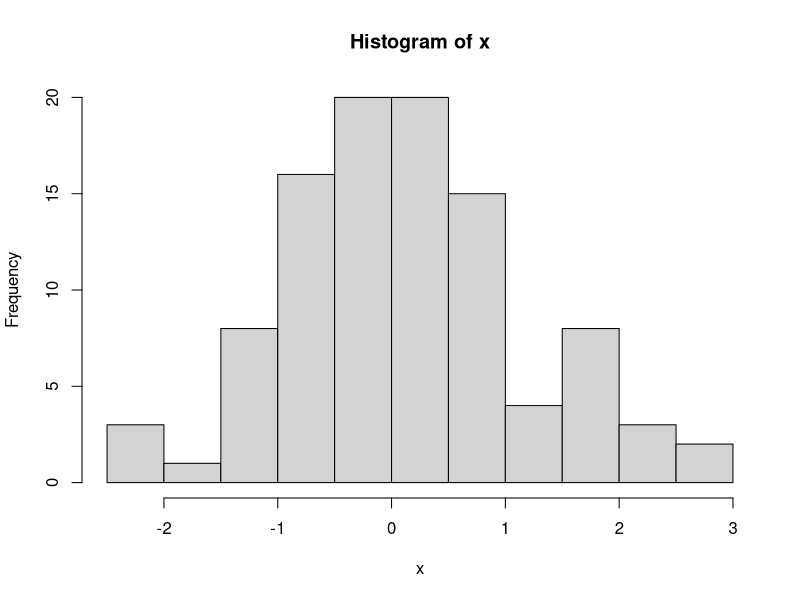
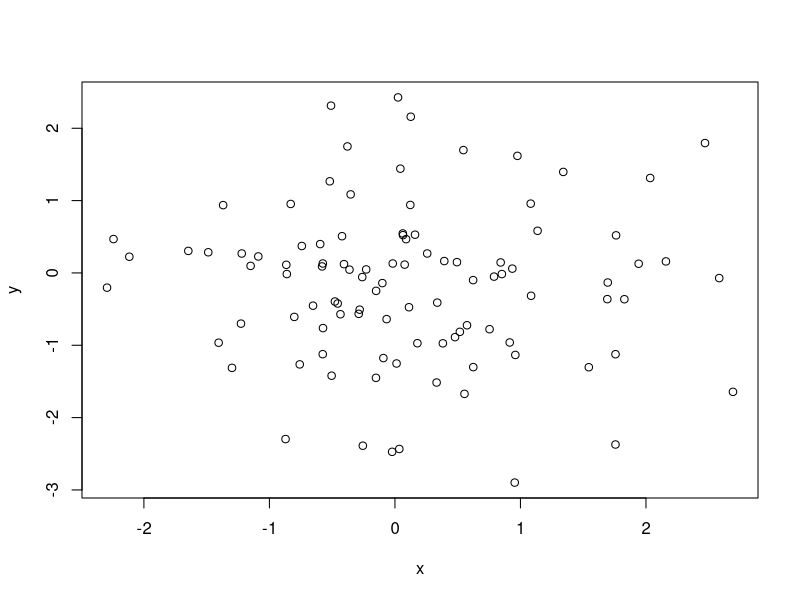
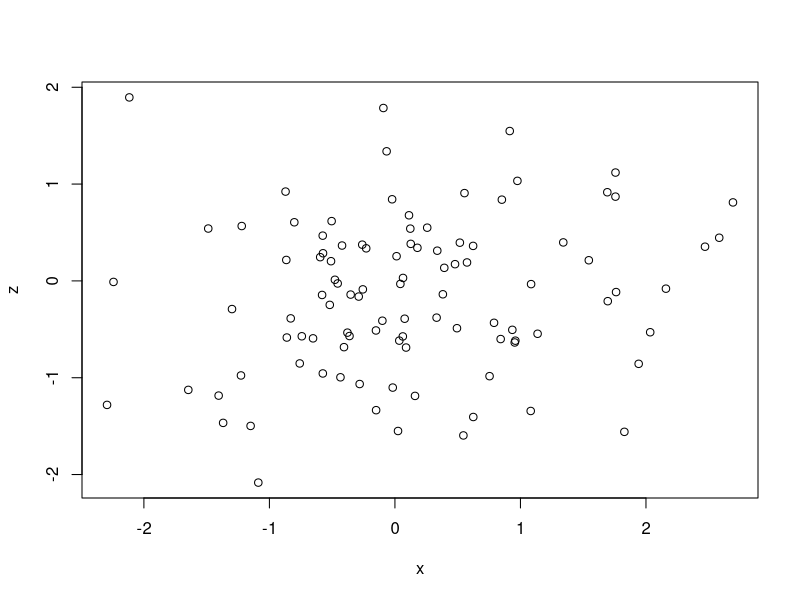
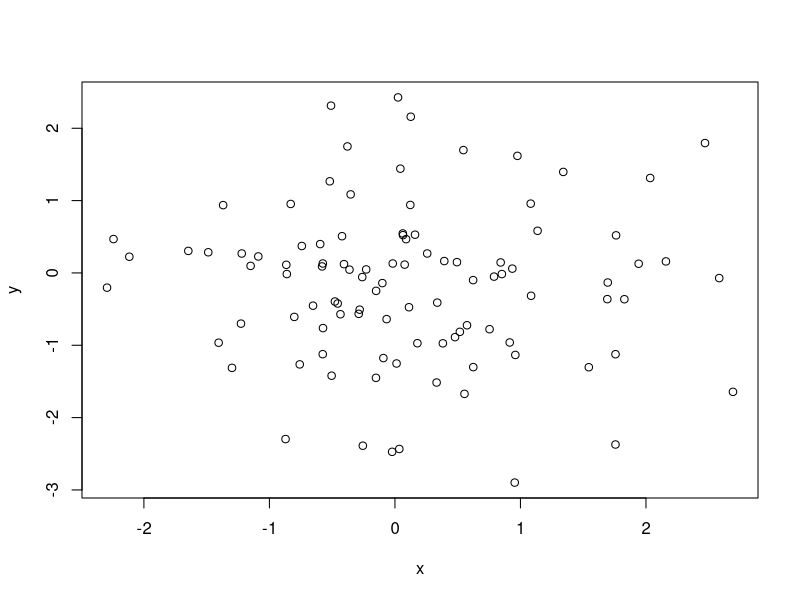
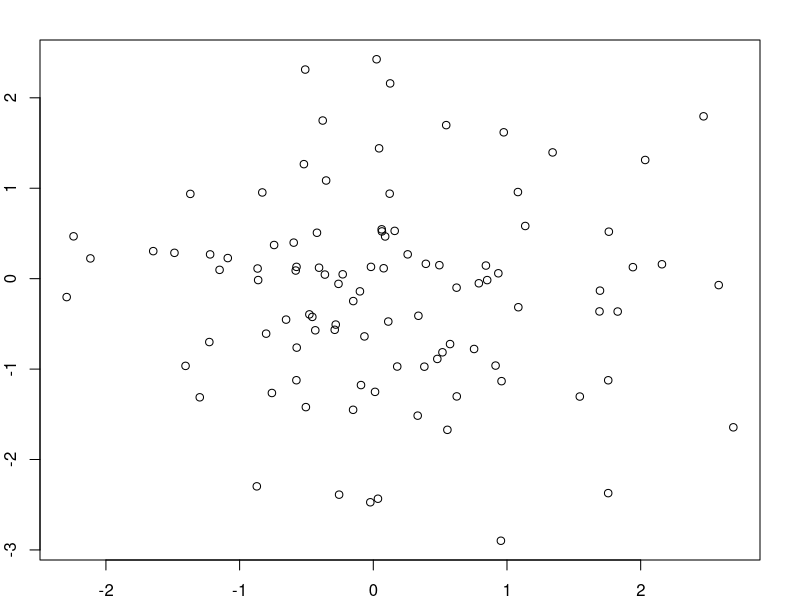
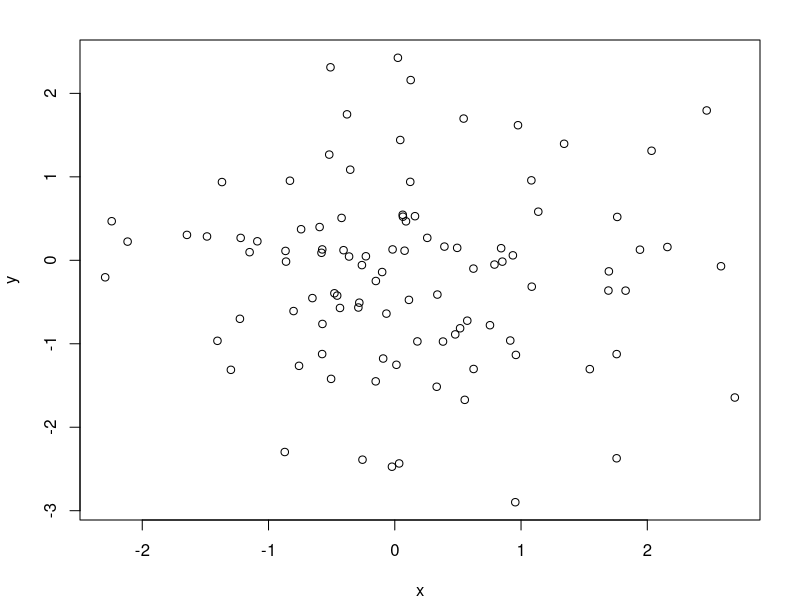
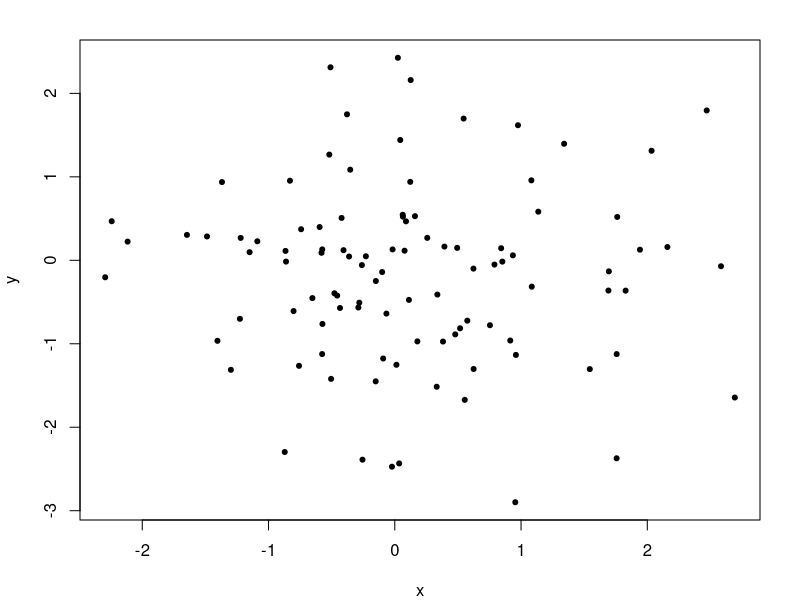
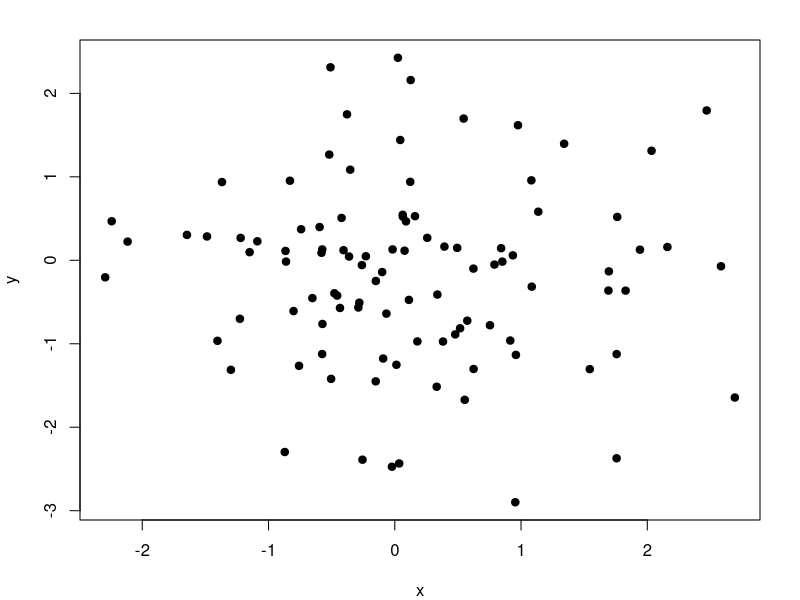

The R script that drew these images, in order:
x<-rnorm(100)
hist(x)
y<-rnorm(100)
plot(x, y)
z<-rnorm(100)
plot(x, z)
plot(x, y)
par(mar=c(2,2,2,2))
plot(x, y)

par(mar=c(4,4,2,2))
plot(x, y)

plot(x, y, pch=20)
plot(x, y, pch=19)
plot(x, y, pch=2)
plot(x, y, pch=3)
plot(x, y, pch=4)

 


plot(x, y, pchShow=20)
title("Scattertplot")
text(-2,-2,"Label")
legend("topleft",legend="Data",pch=20)
fit<-lm(y~x)
abline(fit)

abline(fit,lwd=3)
abline(fit,lwd=3,col="blue")

plot(x, y, xlab="Weight",ylab="Height",main="Scatterplot", pch=20)
legend("topright",legend="Data",pch=20)
fit<-lm(y~x)
abline(fit,lwd=3,col="red")

# dividir la pantalla en varios graficos
 
z<-rpois(100,2)
par(mfrow=c(2,1))
plot(x, y, pch=20)
plot(x, z, pch=19)

par(mar=c(2,2,1,1))
plot(x, y, pch=20)
plot(x, z, pch=20)

par(mfrow=c(1,2))
plot(x, y, pch=20)
plot(x, z, pch=20)

par(mar=c(4,4,2,2))
plot(x, y, pch=20)
plot(x, z, pch=20)

par(mfrow=c(2,2))
plot(x, y, pch=20)
plot(x, z, pch=20)
plot(x, y, pch=20)
plot(x, z, pch=20)

par(mfcol=c(2,2))
plot(x, y, pch=20)
plot(x, z, pch=20)
plot(x, y, pch=20)
plot(x, z, pch=20)


